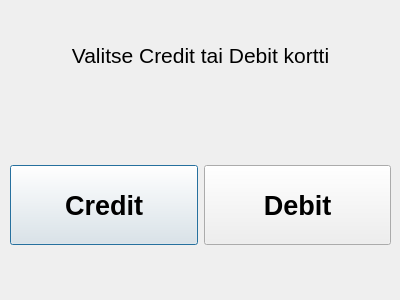
<?xml version="1.0" encoding="UTF-8"?>
<ui version="4.0">
 <class>choosecard</class>
 <widget class="QDialog" name="choosecard">
  <property name="geometry">
   <rect>
    <x>0</x>
    <y>0</y>
    <width>400</width>
    <height>300</height>
   </rect>
  </property>
  <property name="windowTitle">
   <string>Dialog</string>
  </property>
  <widget class="QWidget" name="horizontalLayoutWidget">
   <property name="geometry">
    <rect>
     <x>10</x>
     <y>110</y>
     <width>381</width>
     <height>191</height>
    </rect>
   </property>
   <layout class="QHBoxLayout" name="horizontalLayout">
    <property name="sizeConstraint">
     <enum>QLayout::SetMinimumSize</enum>
    </property>
    <item>
     <widget class="QPushButton" name="creditBtn">
      <property name="minimumSize">
       <size>
        <width>0</width>
        <height>80</height>
       </size>
      </property>
      <property name="font">
       <font>
        <pointsize>20</pointsize>
        <bold>true</bold>
       </font>
      </property>
      <property name="toolTip">
       <string extracomment="Käytä Credit korttia"/>
      </property>
      <property name="styleSheet">
       <string notr="true"/>
      </property>
      <property name="text">
       <string>Credit</string>
      </property>
     </widget>
    </item>
    <item alignment="Qt::AlignVCenter">
     <widget class="QPushButton" name="debitBtn">
      <property name="minimumSize">
       <size>
        <width>0</width>
        <height>80</height>
       </size>
      </property>
      <property name="maximumSize">
       <size>
        <width>16777215</width>
        <height>48</height>
       </size>
      </property>
      <property name="font">
       <font>
        <pointsize>20</pointsize>
        <bold>true</bold>
       </font>
      </property>
      <property name="toolTip">
       <string extracomment="Käytä Debit kortti"/>
      </property>
      <property name="styleSheet">
       <string notr="true"/>
      </property>
      <property name="text">
       <string>Debit</string>
      </property>
      <property name="flat">
       <bool>false</bool>
      </property>
     </widget>
    </item>
   </layout>
  </widget>
  <widget class="QLabel" name="label">
   <property name="geometry">
    <rect>
     <x>10</x>
     <y>10</y>
     <width>381</width>
     <height>91</height>
    </rect>
   </property>
   <property name="font">
    <font>
     <pointsize>16</pointsize>
    </font>
   </property>
   <property name="text">
    <string>Valitse Credit tai Debit kortti</string>
   </property>
   <property name="scaledContents">
    <bool>false</bool>
   </property>
   <property name="alignment">
    <set>Qt::AlignCenter</set>
   </property>
  </widget>
 </widget>
 <resources/>
 <connections/>
</ui>
